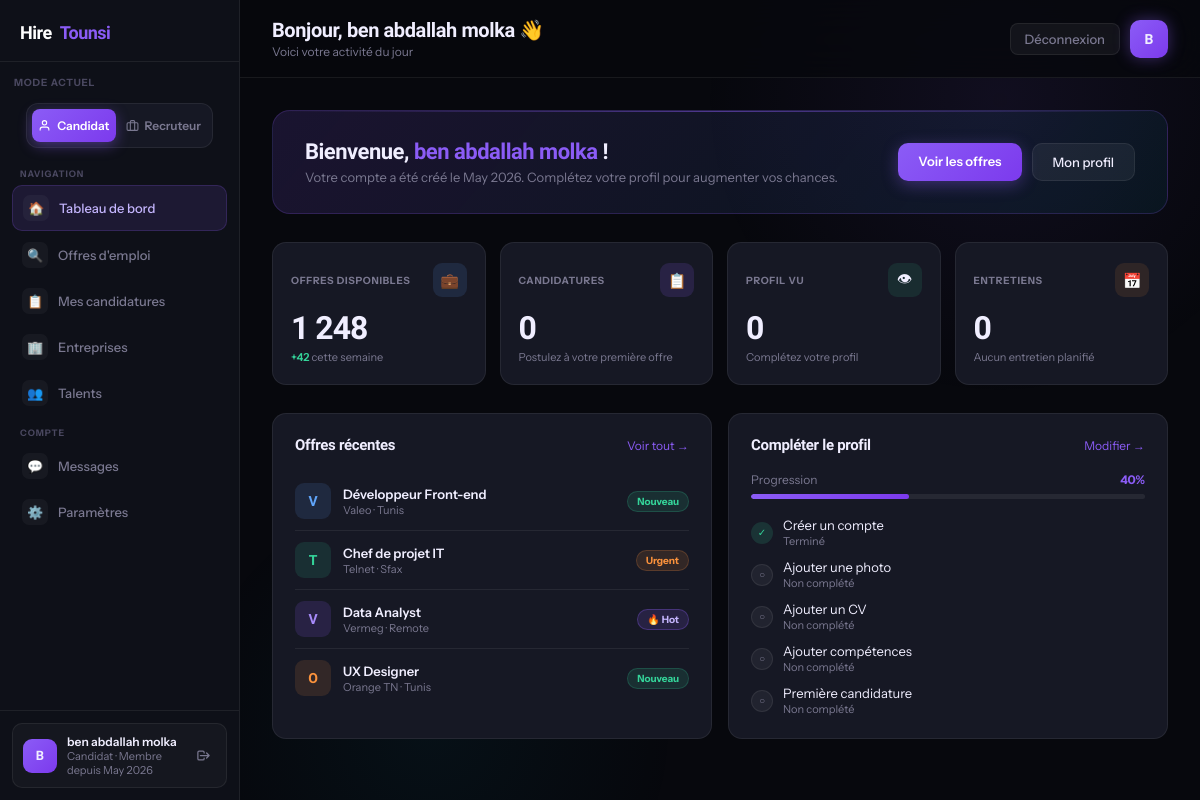
The app's page /dashboard.php (signed in), older data.
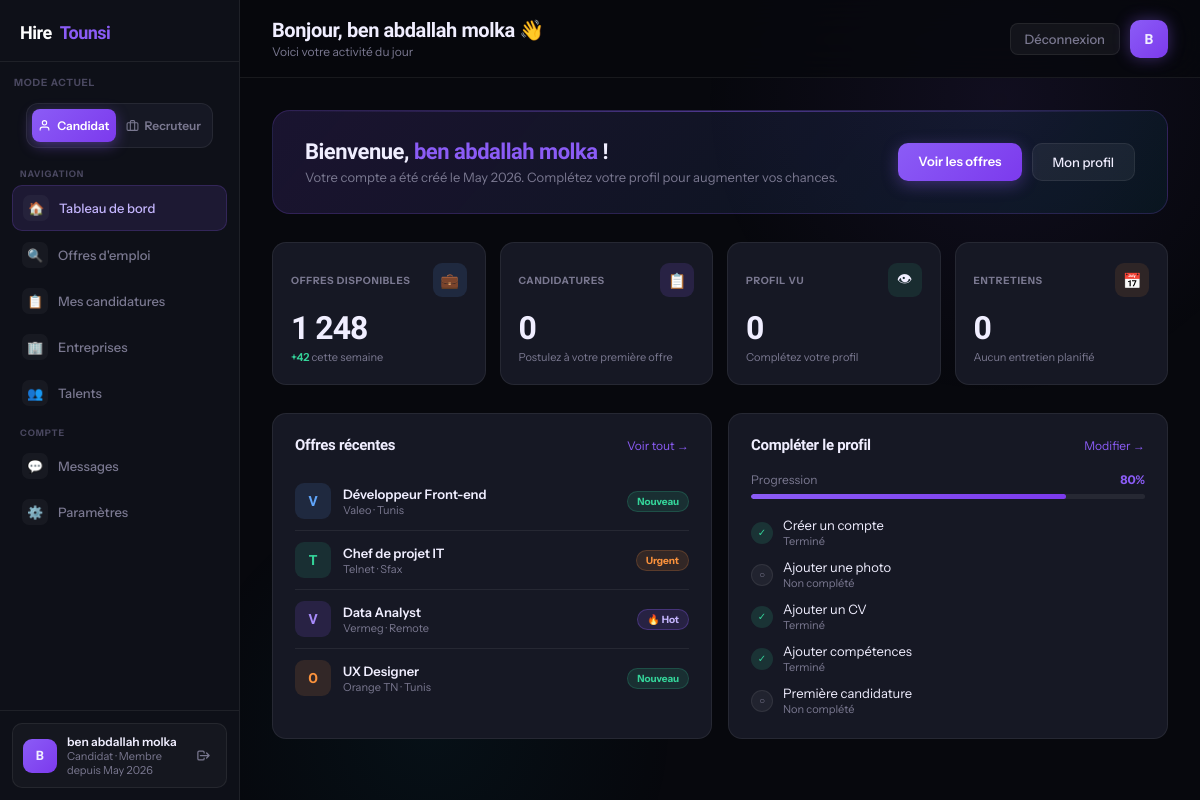
The same page, newer data.
### dashboard.php (the view, shortened to what the changed rows need)
<?php
include "config.php";
$userId = $_SESSION["user_id"];
$stmt = $pdo->prepare("SELECT * FROM users WHERE id = ?");
$stmt->execute([$userId]);
$userData = $stmt->fetch();
$userName = htmlspecialchars($userData["name"]);
$fields = [
    !empty($userData['name']),
    !empty($userData['email']),
    !empty($userData['photo']),
    !empty($userData['cv']),
    !empty($userData['skills'])
];
$completed = array_sum($fields);
$total = count($fields);
$progress = intval(($completed / $total) * 100);
?>
<!DOCTYPE html>
<html lang="fr">
<head>
</head>
<body>
  <div class="main">
    <div class="topbar">
      <div>
        <h1>Bonjour, <?= $userName ?> 👋</h1>
      </div>
    </div>
    <div class="content">
      <div class="welcome-banner">
        <div>
          <h2>Bienvenue, <span><?= $userName ?></span> !</h2>
        </div>
      </div>
      <div class="two-col">
<div class="panel">
  <div class="progress-wrap">
    <div class="progress-top">
      <span style="color:var(--muted)">Progression</span>
      <strong><?= $progress ?>%</strong>
    </div>
    <div class="progress-bar">
      <div class="progress-fill" style="width:<?= $progress ?>%"></div>
    </div>
  </div>
  <div class="completion-list">
    <div class="completion-item">
      <div class="check <?= !empty($userData['cv']) ? 'done' : 'todo' ?>">
        <?= !empty($userData['cv']) ? '✓' : '○' ?>
      </div>
      <div class="completion-text">
        Ajouter un CV
        <span><?= !empty($userData['cv']) ? 'Terminé' : 'Non complété' ?></span>
      </div>
    </div>
    <div class="completion-item">
      <div class="check <?= !empty($userData['skills']) ? 'done' : 'todo' ?>">
        <?= !empty($userData['skills']) ? '✓' : '○' ?>
      </div>
      <div class="completion-text">
        Ajouter compétences
        <span><?= !empty($userData['skills']) ? 'Terminé' : 'Non complété' ?></span>
      </div>
    </div>
  </div>
</div>
</body>
</html>

Row changes from the older to the newer data that the page shows:
changed users "ben abdallah molka": skills empty → "php" (drawn)
Text that changed along with them:
$progress: "40" → "80"
$progress: 40 → 80 (drawn)
text no longer shown: "○ Non complété ○ Non complété"
text now shown: "✓ Terminé ✓ Terminé"
